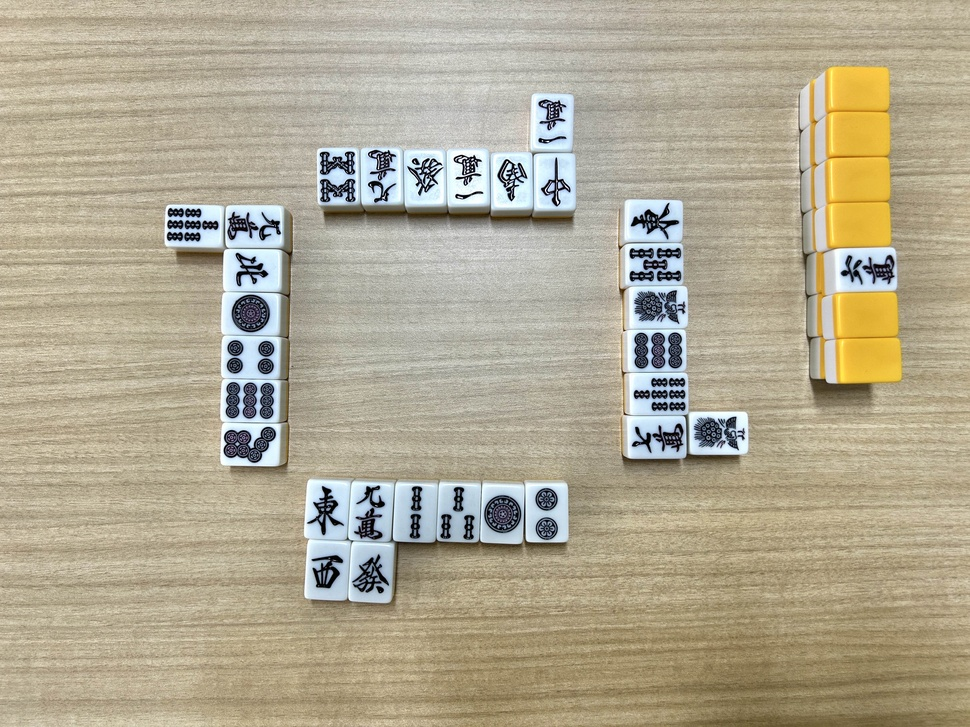
#> input picture mahjong_realtime_simulator/app/test_mahjong_high_2.jpg, 970 x 727 px, shrunk from 4032 x 3024 before the run
$ python crop_discard_detection_2.py
#> lines starting #> are read from the running program, lines starting #| are printed output that depends on the picture; after the words box and inside, x2 and y2 are one past the last pixel; in counts of white or black regions, pixels touching at a corner belong together
# crop_discard_detection.py
# 画像の捨て牌部分を切り出す

import cv2
import numpy as np
import os

# --- 定数定義 ---
# 各プレイヤーの捨て牌領域の定義（画像の幅・高さに対する比率）
# これらの値は、使用するカメラとテーブルのセットアップに合わせて調整する必要があります。
# --------------------------------------------------------------------------
# 注意: これらの比率はボード全体の画像に対するものです。
# 例えば、横幅の0.5は画像中央、縦幅の0.8は画像の下から20%の位置を指します。
# --------------------------------------------------------------------------
DISCARD_REGIONS = {
    # 1. 自分（画面下）の捨て牌
    'bottom': {
        'center_x_ratio': 0.45,
        'center_y_ratio': 0.8, # 卓の中央よりやや下
        'width_ratio': 0.3,    # 牌が横に並ぶ幅
        'height_ratio': 0.3    # 牌が縦に積まれる高さ（通常3段まで）
    },
    # 2. 下家（画面右）の捨て牌
    'right': {
        'center_x_ratio': 0.72,  # 卓の中央よりやや右
        'center_y_ratio': 0.46,
        'width_ratio': 0.2,     # 牌が横に積まれる幅（通常3段まで）
        'height_ratio': 0.4     # 牌が縦に並ぶ高さ
    },
    # 3. 対面（画面上）の捨て牌
    'top': {
        'center_x_ratio': 0.47,
        'center_y_ratio': 0.18, # 卓の中央よりやや上
        'width_ratio': 0.3,
        'height_ratio': 0.3
    },
    # 4. 上家（画面左）の捨て牌
    'left': {
        'center_x_ratio': 0.19,  # 卓の中央よりやや左
        'center_y_ratio': 0.48,
        'width_ratio': 0.25,
        'height_ratio': 0.42
    }
}

def _get_crop_coordinates(image_np: np.ndarray,
                        center_x_ratio: float, center_y_ratio: float,
                        width_ratio: float, height_ratio) -> tuple[int, int, int, int]:
    """
    画像サイズと中心比率、サイズ比率から切り出し領域のピクセル座標 (x, y, w, h) を計算するヘルパー関数。

    Args:
        image_np (np.ndarray): 入力画像データ (NumPy配列)。
        center_x_ratio (float): 画像の幅に対する切り出し領域の中心X座標の比率 (0.0〜1.0)。
        center_y_ratio (float): 画像の高さに対する切り出し領域の中心Y座標の比率 (0.0〜1.0)。
        width_ratio (float): 切り出し領域の幅を画像全体の幅に対する比率で指定 (0.0〜1.0)。
        height_ratio (float): 切り出し領域の高さを画像全体の高さに対する比率で指定 (0.0〜1.0)。

    Returns:
        tuple[int, int, int, int]: 切り出し領域の左上X座標, 左上Y座標, 幅, 高さ。
    """
    h_img, w_img = image_np.shape[:2]

    crop_w = int(w_img * width_ratio)
    crop_h = int(h_img * height_ratio)

    # 中心座標をピクセルで計算
    cx_pixels = int(w_img * center_x_ratio)
    cy_pixels = int(h_img * center_y_ratio)

    # 左上座標
    start_x = cx_pixels - crop_w // 2
    start_y = cy_pixels - crop_h // 2

    # 切り抜き範囲が画像の境界を超えないように調整
    start_x = max(0, start_x)
    start_y = max(0, start_y)

    end_x = start_x + crop_w
    end_y = start_y + crop_h

    # 調整後の幅と高さを再計算
    crop_w = min(end_x, w_img) - start_x
    crop_h = min(end_y, h_img) - start_y

    return start_x, start_y, crop_w, crop_h


def crop_discard_main(image_np: np.ndarray) -> dict[str, np.ndarray]:
    """盤面画像から4人分の捨て牌領域を個別に検出・切り出します。

    各プレイヤーの捨て牌（河）の位置は、盤面全体の画像サイズに対する
    固定の比率として定義されます。この関数は、それらの定義に基づいて
    各河の領域を切り出し、辞書形式で返します。

    Args:
        image_np (np.ndarray): 盤面全体の画像データ (NumPy配列)。

    Returns:
        dict[str, np.ndarray]: 各プレイヤーの捨て牌領域の画像データ (NumPy配列) を格納した辞書。
                            キーは 'bottom', 'right', 'top', 'left'。
                            画像が切り出せなかった場合は、そのキーの値はNoneとなります。
                            入力画像が不正な場合は空の辞書を返します。
    """
    if image_np is None or image_np.size == 0:
        print("致命的エラー: main (crop_discard_detection) - 入力画像が空または不正です。")
        return {}

    # 各領域を切り出す
    cropped_discard_areas = {}

    for key, params in DISCARD_REGIONS.items():
        x, y, w, h = _get_crop_coordinates(
            image_np,
            params['center_x_ratio'], params['center_y_ratio'],
            params['width_ratio'], params['height_ratio']
        )

        cropped_img = None
        # 妥当な幅と高さがある場合のみ切り出し
        if w > 0 and h > 0:
            cropped_img = image_np[y:y+h, x:x+w]

        cropped_discard_areas[key] = cropped_img

    return cropped_discard_areas


# --- スクリプトのエントリーポイント ---
if __name__ == '__main__':
    # --- テスト用設定 ---
    TEST_IMAGE_PATH = 'test_mahjong_high_2.jpg' # テスト用画像パス
    OUTPUT_DIR = 'output_discards'           # 出力ディレクトリ名

    # --- 実行 ---
    # 出力ディレクトリを作成（存在しない場合）
    os.makedirs(OUTPUT_DIR, exist_ok=True)

    input_image_np = cv2.imread(TEST_IMAGE_PATH)
#> input_image_np is the input picture: shape (727, 970, 3); mean B, G, R 146.6, 168.7, 176.6

    if input_image_np is None:
        print(f"エラー: 画像ファイル '{TEST_IMAGE_PATH}' が見つからないか、読み込めません。")
    else:
        print("discard_detectionのテストを開始します。")

        # 1. main関数を呼び出し、切り出し結果を取得
        result_cropped_dict = crop_discard_main(input_image_np)
#> the loop in crop_discard_main, `for key, params in DISCARD_REGIONS.items():` made 4 passes
#> (x, y, w, h) on passes 1 to 4: (291, 472, 291, 218), (601, 189, 194, 290), (310, 21, 291, 218), (63, 196, 242, 305)
#> pass 1, in crop_discard_main, `cropped_img = image_np[y:y+h, x:x+w]`:
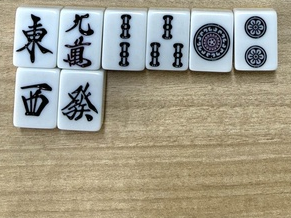
#> cropped_img: shape (218, 291, 3); mean B, G, R 139.7, 155.8, 159.9
#> pass 2, in crop_discard_main, `cropped_img = image_np[y:y+h, x:x+w]`:
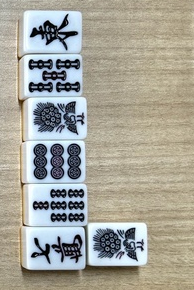
#> cropped_img: shape (290, 194, 3); mean B, G, R 153.7, 163.8, 165.3
#> pass 3, in crop_discard_main, `cropped_img = image_np[y:y+h, x:x+w]`:
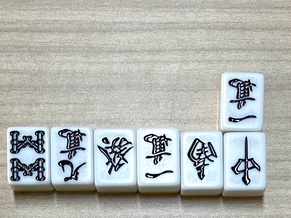
#> cropped_img: shape (218, 291, 3); mean B, G, R 177.6, 180.7, 177.3
#> after the loop in crop_discard_main, `for key, params in DISCARD_REGIONS.items():`: cropped_discard_areas = 4 items
#> result_cropped_dict = 4 items

        if not result_cropped_dict:
            print("\nテスト完了: 捨て牌領域の切り出しに失敗しました。")
        else:
            # 2. 切り出した各画像をファイルに保存
            print(f"\n切り出した画像を '{OUTPUT_DIR}/' に保存します...")
            for key, img_np in result_cropped_dict.items():
                if img_np is not None and img_np.size > 0:
                    h, w, _ = img_np.shape
                    save_path = os.path.join(OUTPUT_DIR, f"cropped_discard_{key}.jpg")
                    cv2.imwrite(save_path, img_np)
                    print(f"  -> '{key}' 領域 (サイズ: {w}x{h}) を '{save_path}' に保存しました。")
                else:
                    print(f"  -> '{key}' 領域は切り出せませんでした。")
#> this loop made 4 passes
#> (key, h, w) on passes 1 to 4: ('bottom', 218, 291), ('right', 290, 194), ('top', 218, 291), ('left', 305, 242)
#|   -> 'bottom' 領域 (サイズ: 291x218) を 'output_discards/cropped_discard_bottom.jpg' に保存しました。
#|   -> 'right' 領域 (サイズ: 194x290) を 'output_discards/cropped_discard_right.jpg' に保存しました。
#|   -> 'top' 領域 (サイズ: 291x218) を 'output_discards/cropped_discard_top.jpg' に保存しました。
#|   -> 'left' 領域 (サイズ: 242x305) を 'output_discards/cropped_discard_left.jpg' に保存しました。

            # 3. 範囲を可視化した画像を生成して保存
            print(f"\n切り出し範囲を可視化した画像を '{OUTPUT_DIR}/' に保存します...")
#> (printed output is left out)
            visualized_image = input_image_np.copy()

            color_map = {
                'bottom': (0, 255, 0),  # 緑
                'right': (0, 255, 255), # 黄
                'top': (255, 0, 0),     # 青
                'left': (255, 255, 0)   # シアン
            }

            for key, params in DISCARD_REGIONS.items():
                # ヘルパー関数を使って再度座標を計算
                x, y, w, h = _get_crop_coordinates(
                    input_image_np,
                    params['center_x_ratio'], params['center_y_ratio'],
                    params['width_ratio'], params['height_ratio']
                )
                if w > 0 and h > 0:
                    color = color_map.get(key, (255, 255, 255))
                    # 矩形を描画
                    cv2.rectangle(visualized_image, (x, y), (x + w, y + h), color, 3) # 線を太くして見やすく
                    # ラベルを描画
                    cv2.putText(visualized_image, key, (x + 5, y + 25), cv2.FONT_HERSHEY_SIMPLEX, 0.8, color, 2)
#> this loop made 4 passes
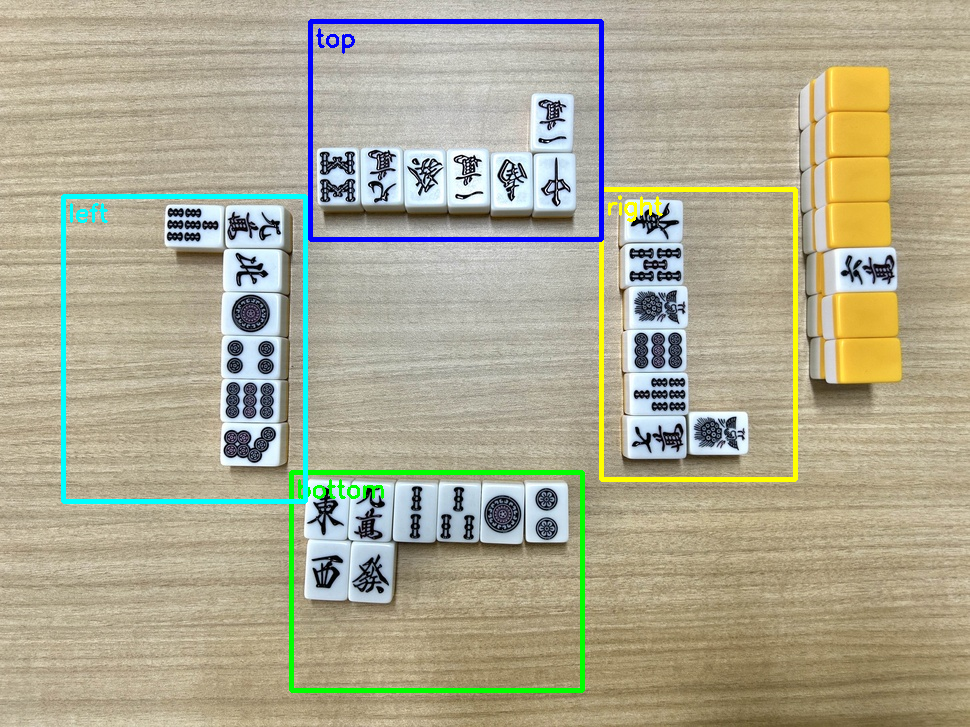
#> visualized_image: shape (727, 970, 3); 3.09% of pixels changed, all inside (x1, y1, x2, y2) = (61, 19, 798, 693)

            visualized_save_path = os.path.join(OUTPUT_DIR, "visualized_discard_regions.jpg")
            cv2.imwrite(visualized_save_path, visualized_image)
            print(f"  -> 可視化画像を '{visualized_save_path}' に保存しました。")
#|   -> 可視化画像を 'output_discards/visualized_discard_regions.jpg' に保存しました。

            print("\nテスト完了。")

$ run again, with mahjong_realtime_simulator/app/test_mahjong_high.jpg copied over mahjong_realtime_simulator/app/test_mahjong_high_2.jpg
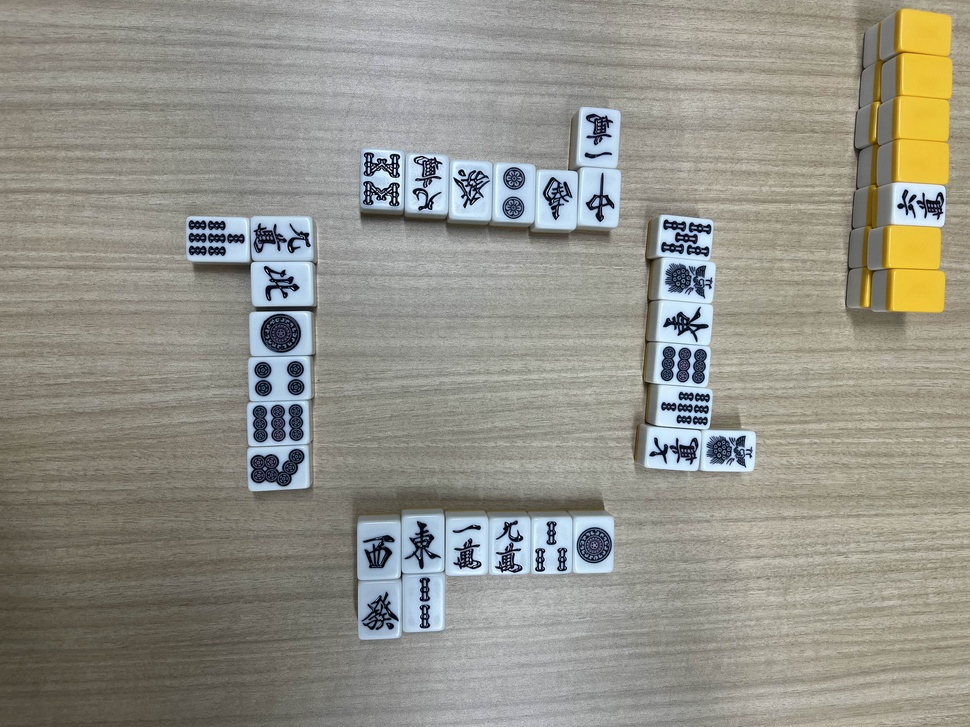
#> input picture mahjong_realtime_simulator/app/test_mahjong_high.jpg, 970 x 727 px, shrunk from 4032 x 3024 before the run
#> input_image_np is the input picture: shape (727, 970, 3); mean B, G, R 137, 146, 147.1
#> the loop in crop_discard_main, `for key, params in DISCARD_REGIONS.items():` made 4 passes
#> (x, y, w, h) on passes 1 to 4: (291, 472, 291, 218), (601, 189, 194, 290), (310, 21, 291, 218), (63, 196, 242, 305)
#> pass 1, in crop_discard_main, `cropped_img = image_np[y:y+h, x:x+w]`:
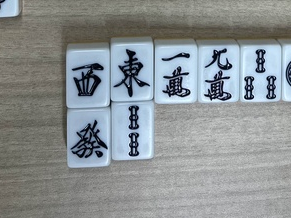
#> cropped_img: shape (218, 291, 3); mean B, G, R 147.4, 145, 139.2
#> after the loop in crop_discard_main, `for key, params in DISCARD_REGIONS.items():`: cropped_discard_areas = 4 items
#> the loop `for key, img_np in result_cropped_dict.items():` made 4 passes
#> (key, h, w) on passes 1 to 4: ('bottom', 218, 291), ('right', 290, 194), ('top', 218, 291), ('left', 305, 242)
#> (printed output is left out)
#> (printed output is left out)
#> the loop `for key, params in DISCARD_REGIONS.items():` made 4 passes
#> after the loop `for key, params in DISCARD_REGIONS.items():`:
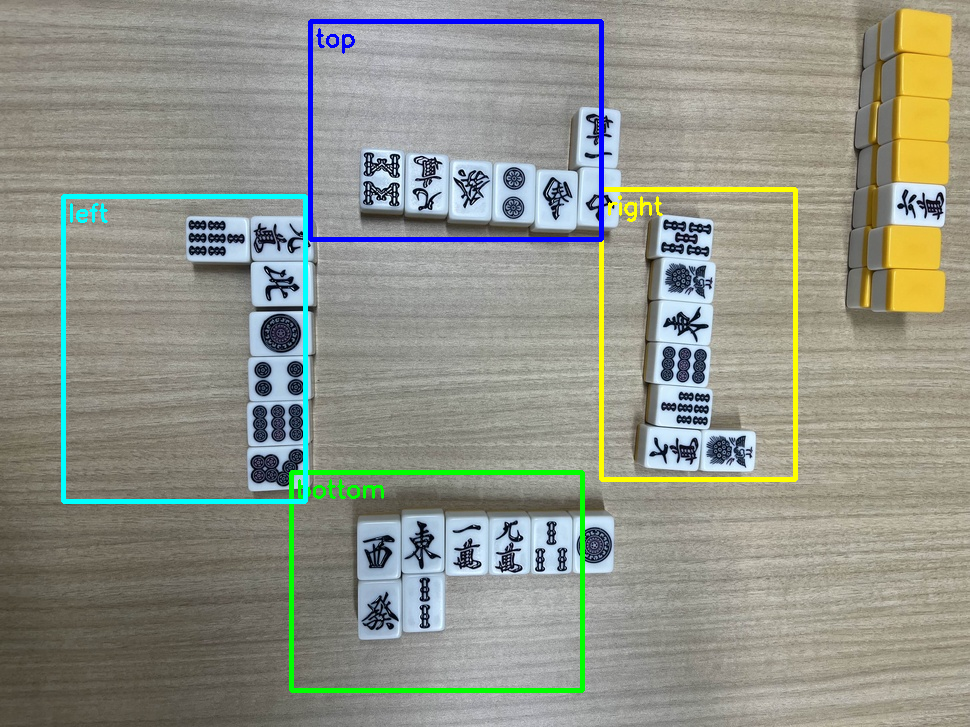
#> visualized_image: shape (727, 970, 3); 3.09% of pixels changed, all inside (x1, y1, x2, y2) = (61, 19, 798, 693)
#|   -> 可視化画像を 'output_discards/visualized_discard_regions.jpg' に保存しました。
